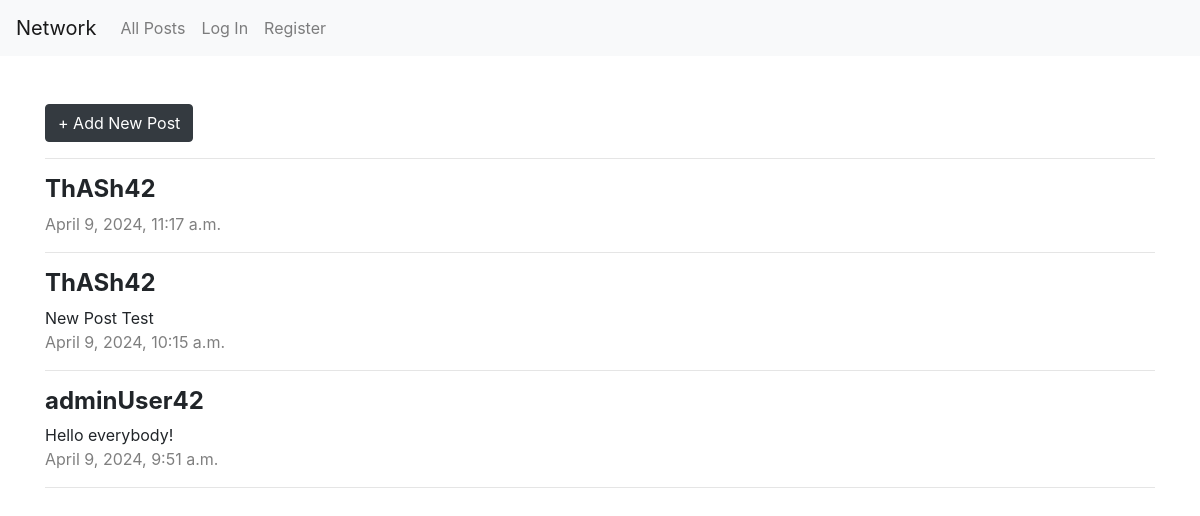
The app's page /, older data.
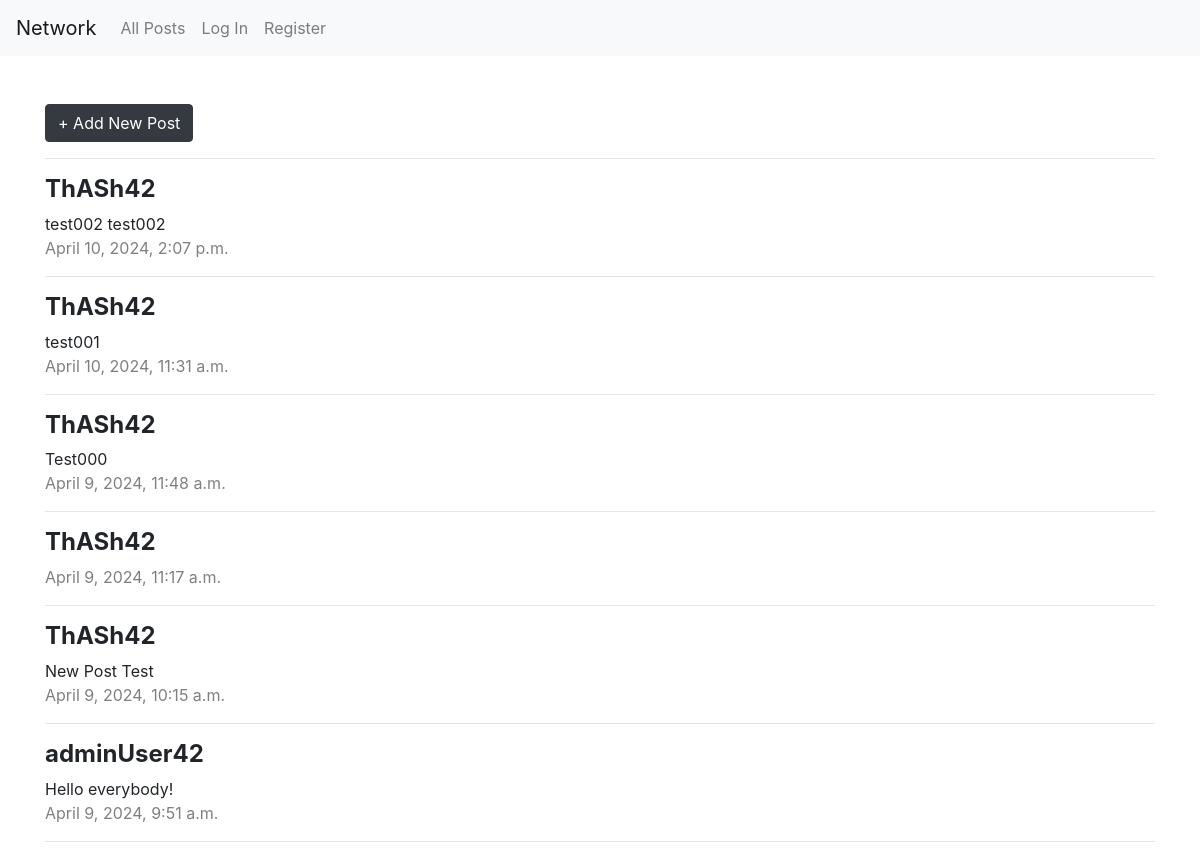
The same page, newer data.
### network/models.py (models this page shows)
class Post(models.Model):
    content = models.TextField()
    datetime = models.DateTimeField(auto_now_add=True)
    user = models.ForeignKey(User, on_delete=models.CASCADE)

class User(AbstractUser):
    pass

### network/views.py (the view)
# urls.py: path("", views.index, name="index"),
def index(request):
    posts = Post.objects.all().order_by("-datetime")
    return render(request, "network/index.html", {
        "posts": posts,
    })

### network/templates/network/index.html (shortened to what this page needs)
{% extends "network/layout.html" %}
{% block body %}
    <button id="add-new-post-button" class="btn btn-dark">+ Add New Post</button>
    <hr>
    <div>
        {% for post in posts %}
            <div class="my-3">
                <h4><strong>{{post.user.username}}</strong></h4>
                <div>{{post.content}}</div>
                <span class="text-black-50">{{post.datetime}}</span>
            </div>
            <hr>
        {% endfor %}
    </div>
{% endblock %}

### network/templates/network/layout.html (shortened to what this page needs)
{% load static %}
<!DOCTYPE html>
<html lang="en">
    <head>
        <link rel="stylesheet" href="https://stackpath.bootstrapcdn.com/bootstrap/4.4.1/css/bootstrap.min.css">
        <link href="{% static 'network/styles.css' %}" rel="stylesheet">
    </head>
    <body>
        <nav class="navbar navbar-expand-lg navbar-light bg-light">
            <a class="navbar-brand" href="#">Network</a>
            <div>
                <ul class="navbar-nav mr-auto">
                    <li class="nav-item">
                        <a class="nav-link" href="{% url 'index' %}">All Posts</a>
                    </li>
                    {% if user.is_authenticated %}
                        <li class="nav-item">
                            <a class="nav-link" href="#">Following</a>
                        </li>
                        <li class="nav-item">
                            <a class="nav-link" href="{% url 'logout' %}">Log Out</a>
                        </li>
                    {% else %}
                        <li class="nav-item">
                            <a class="nav-link" href="{% url 'login' %}">Log In</a>
                        </li>
                        <li class="nav-item">
                            <a class="nav-link" href="{% url 'register' %}">Register</a>
                        </li>
                    {% endif %}
                </ul>
            </div>
        </nav>
        <main class="container-lg mt-5">
            {% block body %}
            {% endblock %}
        </main>
    </body>
</html>

Row changes from the older to the newer data that the page shows:
added Post: user.username "ThASh42", content "test002 test002", datetime "April 10, 2024, 2:07 p.m."
added Post: user.username "ThASh42", content "test001", datetime "April 10, 2024, 11:31 a.m."
added Post: user.username "ThASh42", content "Test000", datetime "April 9, 2024, 11:48 a.m."
